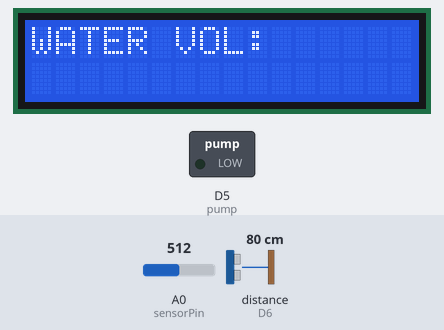
Simulated run of this sketch. Board: ESP8266 (NodeMCU). Parts: 16×2 character LCD, switched loads named in the sketch (green lamp = pin HIGH). Wiring (inferred from the names in the program): ultrasonic range finder: trigger D2; echo D6. Inputs (shaded band) come from the test bench; at power-on: distance to the obstacle (sensor on D6) 80 cm, A0 (sensorPin) = 512. The echo pulse lasts 58.3 µs per cm; WiFi joins after 1.5 s; servers stay silent unless stated; pins used as bus, display or sensor lines are not drawn; what the sketch prints to the serial monitor is not drawn.

Above: at 3.5 s.
3.6 s: distance to the obstacle (sensor on D6) set to 24 cm
At 9.56 s:
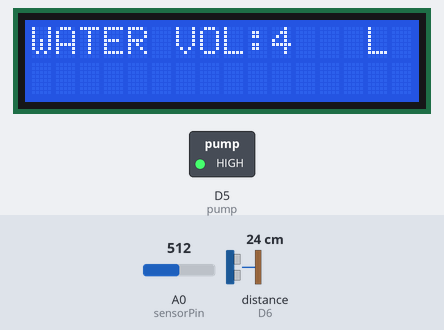
10.6 s: distance to the obstacle (sensor on D6) set to 18 cm
At 16.0 s:
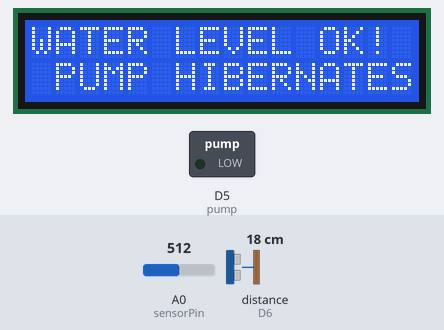
22.3 s: A0 (sensorPin) set to 716
At 23.5 s:
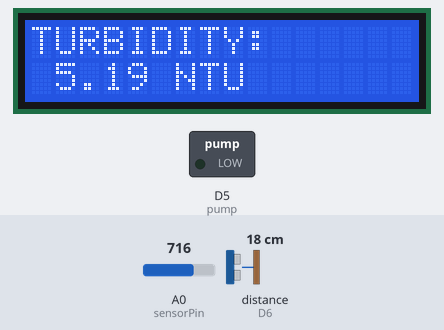
24.5 s: A0 (sensorPin) set to 900
At 25.15 s:
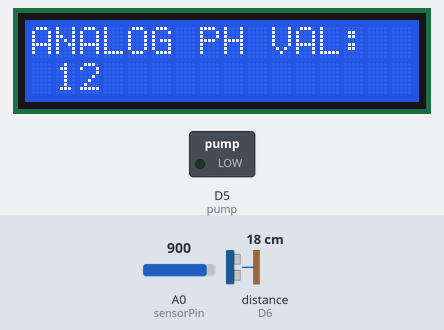
26.5 s: A0 (sensorPin) set to 1023
At 29.8 s:
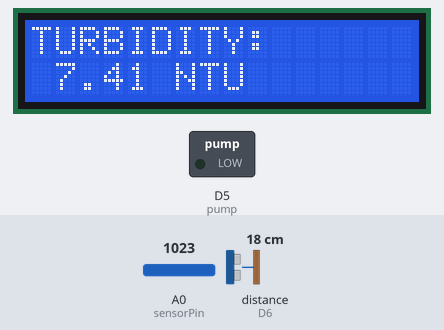
30.1 s: distance to the obstacle (sensor on D6) set to 2 cm
At 31.92 s:
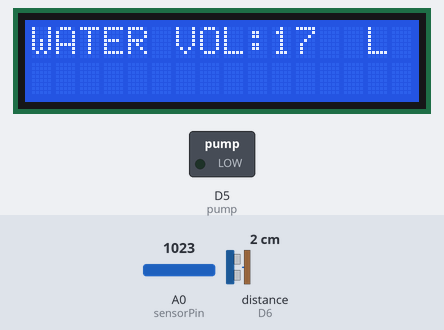
Timing chart, 0 to 33.4 s (numbered marks = the images above; inputs shaded):
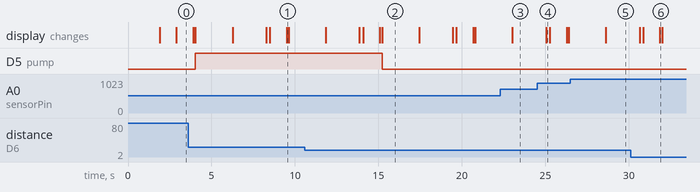

Measured:
- the behaviour switches between 22 and 21 cm on distance to the obstacle (sensor on D6) (found by bisection; images 1 and 2)
- after the input at 10.6 s, D5 (pump): HIGH → LOW after 4.6 s
- after the input at 22.3 s, the display: changes after 0.73 s (image 3)
- after the input at 26.5 s, the display: changes after 2.1 s (image 5)
- what the display in image 2 shows lasts 2.2 s, from 15.2 s to 17.4 s

The sketch:

Nodemcu_code1.ino
```cpp
#define BLYNK_PRINT Serial
#include <ESP8266WiFi.h>
#include <BlynkSimpleEsp8266.h>
#include <Wire.h>
#include <LiquidCrystal_I2C.h>
LiquidCrystal_I2C lcd(0x27, 16, 2);

BlynkTimer timer;

void myTimerEvent()
{
  // You can send any value at any time.
  // Please don't send more that 10 values per second.
  Blynk.virtualWrite(V5, millis() / 3000); //was 1000
}


//Define Variables for the Turbidity Sensor
float volt;
float ntu;
int sensorPin = A0;

//Variables used in Ultrasonic level to measure Distance
const unsigned int TRIG_PIN = D2;
const unsigned int ECHO_PIN = D6;
const unsigned int BAUD_RATE = 9600;
long duration; // variable for the duration of sound wave travel
int distance; // variable for the distance measurement

int maximumRange = 30; // maximum height of tank in cm
float v;                // volume in cubic cm
int r = 14.5;           // radius of tank in cm
int cap;                // capacity in liters
int actual_height;      // actual height in cm

//Define Variable for automation of pump
int pump = D5;

//Define Variable for collection pH values
int moisture = D1;
int output_value ;


const char auth[] = "G7j9rbEvFnn50WVkNnOwZzxhMti368hj";
const char ssid[] = "DON VINTON";
const char pass[] = "Vinton001";
//char ssid[] = "dekut";
//char pass[] = "dekut@ict2020?";

void setup()
{
  // Debug console
  pinMode(TRIG_PIN, OUTPUT);
  pinMode(ECHO_PIN, INPUT);
  pinMode(pump, OUTPUT);
  Wire.begin(D2, D1);
  Serial.begin(9600);
  lcd.begin();
  lcd.backlight();
  Blynk.begin(auth, ssid, pass);
  lcd.print("WATER MONITOR STARTS!"); // Start Printing
  timer.setInterval(1000L, send_blynk);
}

void loop()
{
  Blynk.run();
  timer.run();
}

void turbidityval() {
  float ntuval = (analogRead(sensorPin)) * (5.0 / 690.0); // Convert the analog reading (which goes from 0 - 1023) to a voltage (0 - 5V):
  lcd.clear();
  lcd.setCursor(0, 0);
  lcd.print("TURBIDITY:");
  lcd.setCursor(1, 1);
  lcd.print(ntuval);
  lcd.print(" NTU");
  delay(2000);
  Blynk.virtualWrite(V4, "add", millis() / 1000 , "NTU", ntuval);
}

void moist() {
  output_value = analogRead(moisture);
  output_value = map(output_value, 0, 1023, 0, 14);
  lcd.clear();
  lcd.setCursor(0, 0);
  lcd.print("ANALOG PH VAL:");
  Serial.print("Mositure : ");
  lcd.setCursor(1, 1);
  lcd.print(output_value);
  Serial.print(output_value);
  Serial.println("%");
  Blynk.virtualWrite(V3, "add", millis() / 1000 , "pH Value", output_value);
  delay(200);
}

void waterlevel() {
  digitalWrite(TRIG_PIN, LOW);//First set the trigpin low to avoid any noise present due to noise
  delayMicroseconds(2);
  digitalWrite(TRIG_PIN, HIGH);//Send a pitch note to cause an echo effect
  delayMicroseconds(10);
  digitalWrite(TRIG_PIN, LOW);//Set the pin low
  const unsigned long duration = pulseIn(ECHO_PIN, HIGH);// Reads the echoPin, returns the sound wave travel time in microseconds
  int distance = duration * 0.034 / 2; // Speed of sound wave divided by 2 (go and back)
  actual_height = maximumRange - distance;
  v = ((3.14 * (r * r)) * (actual_height)); // formula to calculate volume in cubic cm
  cap = v / 1000; // final capacity in liters
  Blynk.virtualWrite(V5, cap); //Send the Value to Blynk Mobile App
  //water level logics

  lcd.clear();
  lcd.setCursor(0, 0); //Defining positon to write from first row,first column .
  lcd.print("WATER VOL:"); //You can write 16 Characters per line .
  delay(1000);//Delay used to give a dynamic effect
  lcd.setCursor(10, 0); //Defining positon to write from second row,first column .
  lcd.print(cap);
  lcd.setCursor(14, 0); //Defining positon to write from second row,first column
  lcd.print("L"); //You can write 16 Characters per line .
  delay(100);

  if (cap == 20)
  {
    Serial.println("Tank is Full!");
    lcd.clear();
    lcd.setCursor(0, 0);
    lcd.print("Tank is Full!");
    lcd.setCursor(1, 1);
    lcd.print("Pump goes Off");
    digitalWrite(pump, LOW);
    delay(200);
  }
  else if (cap < 6)
  {
    Serial.println("Tank is Empty!");
    lcd.clear();
    lcd.setCursor(0, 0);
    lcd.print("Tank is Empty!");
    lcd.setCursor(1, 0);
    lcd.print("Pump goes On");
    digitalWrite(pump, HIGH);
    delay(200);
  }
  else {
    Serial.println("Tank is Full!");
    lcd.clear();
    lcd.setCursor(0, 0);
    lcd.print("WATER LEVEL OK!");
    lcd.setCursor(1, 1);
    lcd.print("PUMP HIBERNATES");
    digitalWrite(pump, LOW);
    delay(200);
  }
  delay(2000);
}
void send_blynk(){
  waterlevel();
  turbidityval();
  moist();
}
```
